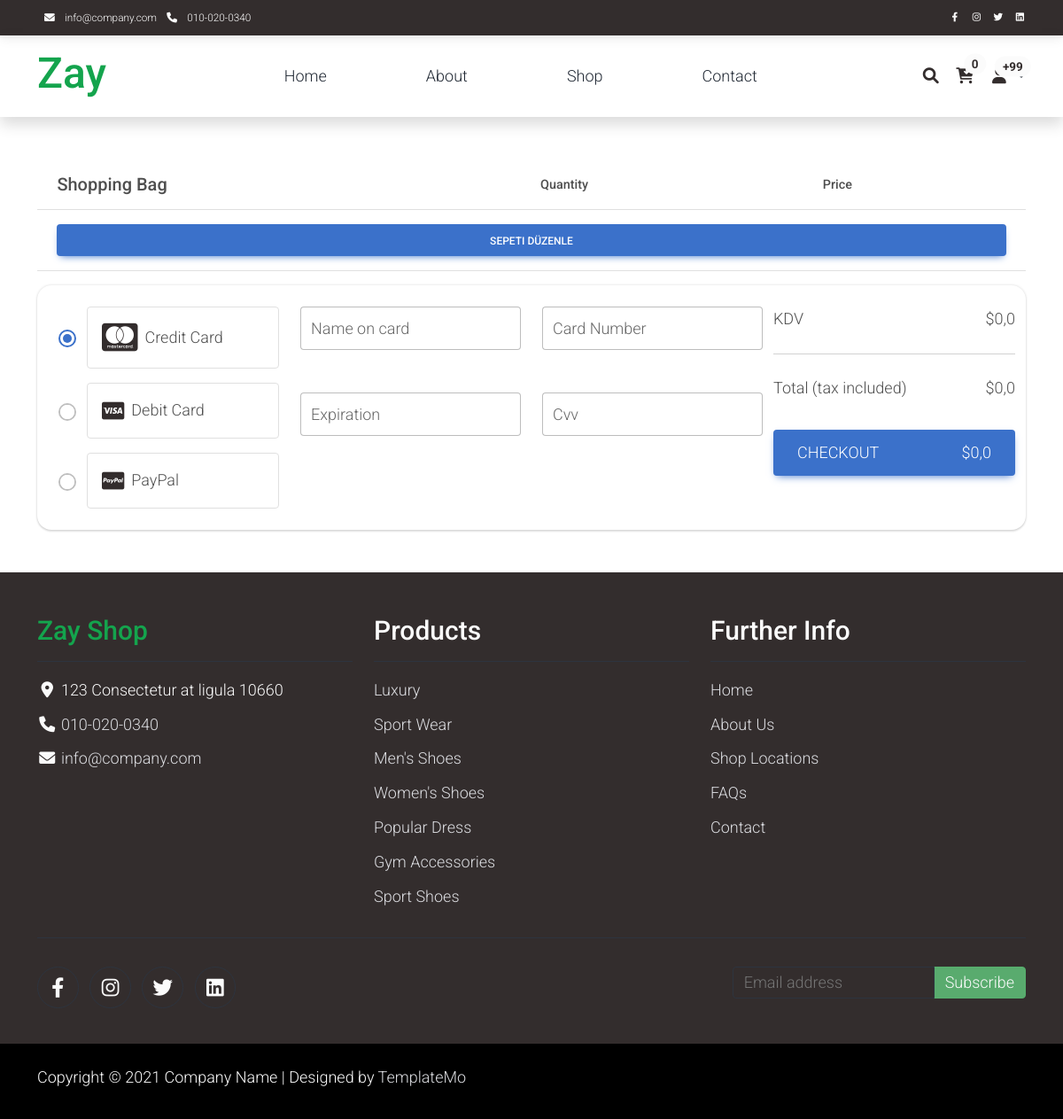
/basket/ (signed in), run on an earlier commit of the app's database.
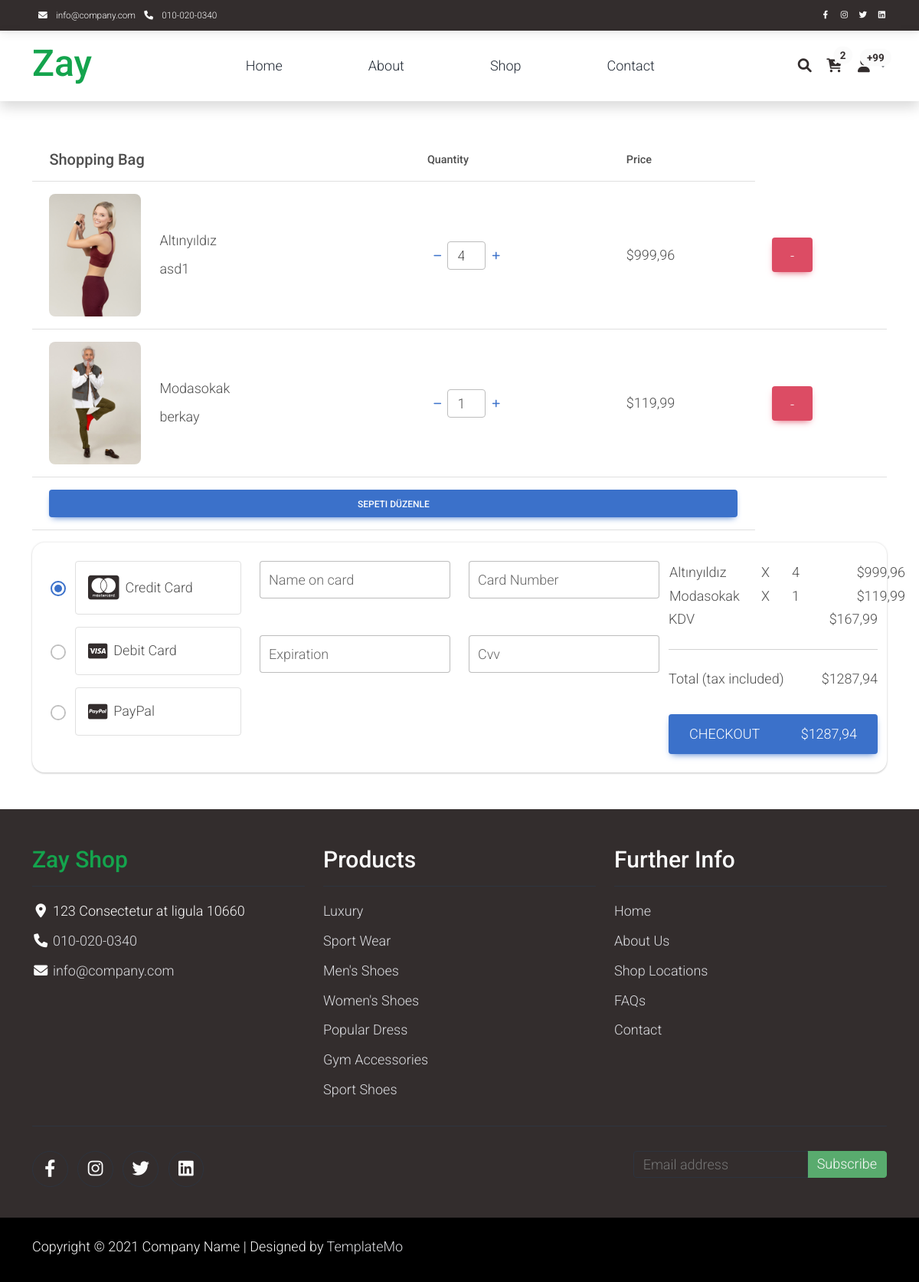
And on a later commit of the database.
### appUser/models.py (models this page shows, shortened)
class Basket(models.Model):
   user = models.ForeignKey(User, verbose_name=("Kullanıcı"), on_delete=models.CASCADE)
   product = models.ForeignKey(Product, verbose_name=("Ürün"), on_delete=models.CASCADE)
   image = models.ImageField(("Ürün Resmi"), upload_to="product", max_length=200)
   quanity = models.IntegerField(("Adet"))
   total_price = models.FloatField(("Toplam Fiyat"))

### appMy/models.py (models this page shows, shortened)
class Product(models.Model):
   user = models.ForeignKey(User, verbose_name=("Kullanıcı"), on_delete=models.CASCADE)
   title = models.CharField(("Başlık"), max_length=50)
   text = models.TextField(("Açıklama"))
   price = models.FloatField(("Fiyat"))
   stok = models.IntegerField(("Stok"))
   colors = models.ManyToManyField(ProductColor, verbose_name=("Ürün Renkleri"))
   stars = models.FloatField(("Ürün Puanı"), default=0)
   date_now = models.DateTimeField(("Tarih - Saat"), auto_now_add=True)

### appUser/views.py (the view, shortened to what this page needs)
# urls.py: path('basket/', basketUser, name='basketUser'),
def basketUser(request):
    baskets = Basket.objects.filter(user=request.user)
    total = 0
    for i in baskets:
        total += i.total_price
    KDV = round(total * 0.15, 2)
    total = round(total,2) + KDV
    context = {
        "baskets":baskets,
        "total": total,
        "KDV": KDV,
    }
    return render(request, 'basket.html', context)

### appUser/context_processors.py (called while the page is built)
def basketsLength(request):
   if request.user.is_authenticated:
      baskets = Basket.objects.filter(user=request.user)
   else:
      baskets = []
   return {"basketsLength":len(baskets)}

### appMy/templates/basket.html (shortened to what the changed rows need)
{% extends 'base.html' %}
{% load static %}
{% block body %}
<section class="h-100 h-custom">
   <div class="container h-100 py-5">
      <div class="row d-flex justify-content-center align-items-center h-100">
         <div class="col">
            <div class="table-responsive">
               <form method="POST">
                  <table class="table">
                     <thead>
                        <tr>
                           <th scope="col" class="h5">Shopping Bag</th>
                           <th scope="col">Quantity</th>
                           <th scope="col">Price</th>
                        </tr>
                     </thead>
                     <tbody>
                        {% for i in baskets %}
                        <tr>
                           <th scope="row">
                              <div class="d-flex align-items-center">
                                 <img src="{{ i.image.url }}" class="img-fluid rounded-3"
                                    style="width: 120px;" alt="Book">
                                 <div class="flex-column ms-4">
                                    <p class="mb-2">{{ i.product.title }}</p>
                                    <p class="mb-0">{{ i.product.user }}</p>
                                 </div>
                              </div>
                           </th>
                           <td class="align-middle">
                              <div class="d-flex flex-row">
                                 <button type="button" class="btn btn-link px-2"
                                    onclick="this.parentNode.querySelector('input[type=number]').stepDown()">
                                    <i class="fas fa-minus"></i>
                                 </button>
                                 <input id="form1" min="0" name="quantity{{ i.id }}" value="{{ i.quanity }}" type="number"
                                    class="form-control form-control-sm" style="width: 50px;" />
                                 <button type="button" class="btn btn-link px-2"
                                    onclick="this.parentNode.querySelector('input[type=number]').stepUp()">
                                    <i class="fas fa-plus"></i>
                                 </button>
                              </div>
                           </td>
                           <td class="align-middle">
                              <p class="mb-0" style="font-weight: 500;">${{ i.total_price }}</p>
                           </td>
                           <td class="align-middle"><a href="/basketDelete/{{ i.id }}/" class="btn btn-danger">-</a></td>
                        </tr>
                        {% endfor %}
                        <tr>
                           <th colspan="3"><button type="submit" class="btn btn-primary w-100">Sepeti Düzenle</button></th>
                        </tr>
                     </tbody>
                  </table>
               </form>
            </div>
            <div class="card shadow-2-strong mb-5 mb-lg-0" style="border-radius: 16px;">
               <div class="card-body p-4">
                  <div class="row">
                     <div class="col-lg-4 col-xl-3 px-0">
                        {% for i in baskets %}
                        <div class="d-flex justify-content-between" style="font-weight: 500;">
                           <table style="width: 100%;">
                              <tr class="d-flex justify-content-between">
                                 <td colspan="2" style="min-width: 120px;">{{ i.product.title }}</td>
                                 <td colspan="1" style="min-width: 40px;">X</td>
                                 <td colspan="1" style="min-width: 50px;">{{ i.quanity }}</td>
                                 <td colspan="1" style="min-width: 100px; text-align: end;">${{ i.total_price }}</td>
                              </tr>
                           </table>
                        </div>
                        {% endfor %}
                        <div class="d-flex justify-content-between" style="font-weight: 500;">
                           <p class="mb-0">KDV</p>
                           <p class="mb-0">${{ KDV }}</p>
                        </div>
                        <div class="d-flex justify-content-between mb-4" style="font-weight: 500;">
                           <p class="mb-2">Total (tax included)</p>
                           <p class="mb-2">${{ total }}</p>
                        </div>
                        <button type="button" class="btn btn-primary btn-block btn-lg">
                           <div class="d-flex justify-content-between">
                              <span>Checkout</span>
                              <span>${{ total }}</span>
                           </div>
                        </button>
                     </div>
                  </div>
               </div>
            </div>
         </div>
      </div>
   </div>
</section>
{% endblock body %}

What changed in the data, as far as the page shows it:
added Basket: image (picture), product "Altınyıldız", product.user "asd1", quanity "4", total_price "999,96"
added Basket: image (picture), product "Modasokak", product.user "berkay", quanity "1", total_price "119,99"
Also different on the page:
{{ basketsLength }}: "0" → "2"
{{ KDV }}: "0,0" → "167,99"
{{ total }}: "0,0" → "1287,94"
